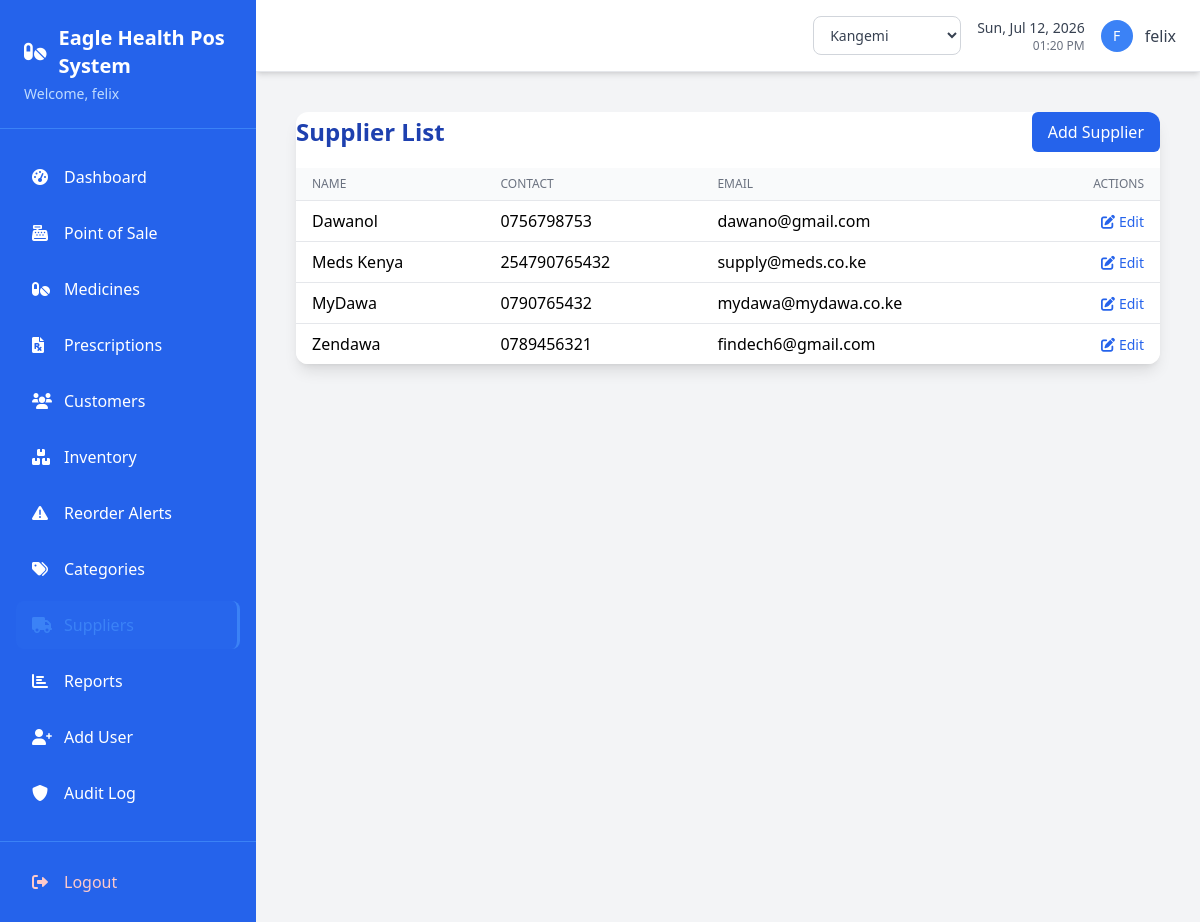
Page /suppliers/ (signed in) on the committed database.
### pos/models.py (models this page shows, shortened)
class Supplier(models.Model):
    name = models.CharField(max_length=100)
    contact_number = models.CharField(max_length=20)
    email = models.EmailField(max_length=100)
    address = models.TextField(blank=True)
    is_active = models.BooleanField(default=True)
    created_at = models.DateTimeField(auto_now_add=True)
    updated_at = models.DateTimeField(auto_now=True)

### pos/views.py (the view)
# urls.py: path('suppliers/', views.supplier_list, name='supplier_list'),
@login_required
def supplier_list(request):
    suppliers = Supplier.objects.filter(is_active=True).order_by('name')
    return render(request, 'pos/supplier_list.html', {'suppliers': suppliers})

### pos/context_processors.py (called while the page is built)
def branch_context(request):
    if not request.user.is_authenticated:
        return {}
    return {
        'branches': Branch.objects.filter(is_active=True) if getattr(request, 'is_branch_admin', False) else [],
        'active_branch': Branch.objects.filter(id=request.active_branch_id).first() if getattr(request, 'active_branch_id', None) else None,
    }

### pos/models.py (called while the page is built)
    def get_accessible_branches(self):
        if self.role == 'admin':
            return Branch.objects.filter(is_active=True)
        return Branch.objects.filter(id=self.branch_id, is_active=True) if self.branch_id else Branch.objects.none()

### templates/pos/supplier_list.html (shortened to what this page needs)
{% extends 'base.html' %}
{% block content %}
<div class="max-w-4xl mx-auto p-4">
    <div class="bg-white rounded-xl shadow-lg overflow-hidden">
        <div class="flex justify-between items-center mb-4">
            <h2 class="text-2xl font-semibold text-blue-800">Supplier List</h2>
            <a href="{% url 'supplier_add' %}" class="bg-blue-600 text-white px-4 py-2 rounded-md hover:bg-blue-700">Add Supplier</a>
        </div>
        <table class="min-w-full divide-y divide-gray-200">
            <thead class="bg-gray-50">
                <tr>
                    <th class="px-4 py-2 text-left text-xs font-medium text-gray-500 uppercase">Name</th>
                    <th class="px-4 py-2 text-left text-xs font-medium text-gray-500 uppercase">Contact</th>
                    <th class="px-4 py-2 text-left text-xs font-medium text-gray-500 uppercase">Email</th>
                    <th class="px-4 py-2 text-right text-xs font-medium text-gray-500 uppercase">Actions</th>
                </tr>
            </thead>
            <tbody class="bg-white divide-y divide-gray-200">
                {% for supplier in suppliers %}
                <tr>
                    <td class="px-4 py-2">{{ supplier.name }}</td>
                    <td class="px-4 py-2">{{ supplier.contact_number }}</td>
                    <td class="px-4 py-2">{{ supplier.email }}</td>
                    <td class="px-4 py-2 text-right">
                        <a href="{% url 'supplier_edit' supplier.id %}" class="text-blue-600 hover:text-blue-800 text-sm">
                            <i class="fas fa-edit mr-1"></i>Edit
                        </a>
                    </td>
                </tr>
                {% empty %}
                <tr>
                    <td colspan="4" class="px-4 py-2 text-center text-gray-400">No suppliers found.</td>
                </tr>
                {% endfor %}
            </tbody>
        </table>
    </div>
</div>
{% endblock %}

### templates/base.html (shortened to what this page needs)
{% load crispy_forms_tags %}
<!doctype html>
<html lang="en">
  <head>
    <script src="https://cdn.tailwindcss.com"></script>
    <link
      rel="stylesheet"
      href="https://cdnjs.cloudflare.com/ajax/libs/font-awesome/6.0.0/css/all.min.css"
    />
  </head>
  <body class="bg-gray-100 font-sans">
    <div class="flex h-screen">
      <div class="bg-blue-600 text-white w-64 flex-shrink-0 flex flex-col">
        <div class="p-6 border-b border-blue-500">
          <h1 class="text-xl font-bold flex items-center">
            <i class="fas fa-pills mr-3"></i>
            Eagle Health Pos System
          </h1>
          <p class="text-blue-200 text-sm mt-1">
            Welcome, {{ user.first_name|default:user.username }}
          </p>
        </div>
        <nav class="flex-1 px-4 py-6 space-y-2">
          <a
            href="{% url 'dashboard' %}"
            class="flex items-center px-4 py-3 rounded-lg hover:bg-blue-700 transition-colors duration-200 {% if request.resolver_match.url_name == 'dashboard' %}sidebar-active{% endif %}"
          >
            <i class="fas fa-tachometer-alt w-5 mr-3"></i>
            <span>Dashboard</span>
          </a>
          <a
            href="{% url 'pos_sale' %}"
            class="flex items-center px-4 py-3 rounded-lg hover:bg-blue-700 transition-colors duration-200 {% if request.resolver_match.url_name == 'pos_sale' %}sidebar-active{% endif %}"
          >
            <i class="fas fa-cash-register w-5 mr-3"></i>
            <span>Point of Sale</span>
          </a>
          <a
            href="{% url 'medicine_list' %}"
            class="flex items-center px-4 py-3 rounded-lg hover:bg-blue-700 transition-colors duration-200 {% if 'medicine' in request.resolver_match.url_name %}sidebar-active{% endif %}"
          >
            <i class="fas fa-pills w-5 mr-3"></i>
            <span>Medicines</span>
          </a>
          <a
            href="{% url 'prescription_list' %}"
            class="flex items-center px-4 py-3 rounded-lg hover:bg-blue-700 transition-colors duration-200 {% if 'prescription' in request.resolver_match.url_name %}sidebar-active{% endif %}"
          >
            <i class="fas fa-file-prescription w-5 mr-3"></i>
            <span>Prescriptions</span>
          </a>
          <a
            href="{% url 'customer_list' %}"
            class="flex items-center px-4 py-3 rounded-lg hover:bg-blue-700 transition-colors duration-200 {% if 'customer' in request.resolver_match.url_name %}sidebar-active{% endif %}"
          >
            <i class="fas fa-users w-5 mr-3"></i>
            <span>Customers</span>
          </a>
          <a
            href="{% url 'inventory_list' %}"
            class="flex items-center px-4 py-3 rounded-lg hover:bg-blue-700 transition-colors duration-200 {% if 'inventory' in request.resolver_match.url_name %}sidebar-active{% endif %}"
          >
            <i class="fas fa-boxes w-5 mr-3"></i>
            <span>Inventory</span>
          </a>
          <a
            href="{% url 'reorder_alerts' %}"
            class="flex items-center px-4 py-3 rounded-lg hover:bg-blue-700 transition-colors duration-200 {% if 'reorder' in request.resolver_match.url_name %}sidebar-active{% endif %}"
          >
            <i class="fas fa-triangle-exclamation w-5 mr-3"></i>
            <span>Reorder Alerts</span>
          </a>
          <a
            href="{% url 'category_list' %}"
            class="flex items-center px-4 py-3 rounded-lg hover:bg-blue-700 transition-colors duration-200 {% if 'categor' in request.resolver_match.url_name %}sidebar-active{% endif %}"
          >
            <i class="fas fa-tags w-5 mr-3"></i>
            <span>Categories</span>
          </a>
          <a
            href="{% url 'supplier_list' %}"
            class="flex items-center px-4 py-3 rounded-lg hover:bg-blue-700 transition-colors duration-200 {% if 'supplier' in request.resolver_match.url_name %}sidebar-active{% endif %}"
          >
            <i class="fas fa-truck w-5 mr-3"></i>
            <span>Suppliers</span>
          </a>
          <a
            href="{% url 'sales_report' %}"
            class="flex items-center px-4 py-3 rounded-lg hover:bg-blue-700 transition-colors duration-200 {% if 'report' in request.resolver_match.url_name %}sidebar-active{% endif %}"
          >
            <i class="fas fa-chart-bar w-5 mr-3"></i>
            <span>Reports</span>
          </a>
          <a
            href="{% url 'add_user' %}"
            class="flex items-center px-4 py-3 rounded-lg hover:bg-blue-700 transition-colors duration-200 {% if request.resolver_match.url_name == 'add_user' %}sidebar-active{% endif %}"
          >
            <i class="fas fa-user-plus w-5 mr-3"></i>
            <span>Add User</span>
          </a>
          {% if user.profile.role == 'admin' %}
          <a
            href="{% url 'audit_log_list' %}"
            class="flex items-center px-4 py-3 rounded-lg hover:bg-blue-700 transition-colors duration-200 {% if request.resolver_match.url_name == 'audit_log_list' %}sidebar-active{% endif %}"
          >
            <i class="fas fa-shield-alt w-5 mr-3"></i>
            <span>Audit Log</span>
          </a>
          {% endif %}
        </nav>
        <div class="p-4 border-t border-blue-500">
          <a
            href="{% url 'login' %}"
            class="flex items-center px-4 py-3 rounded-lg hover:bg-red-600 transition-colors duration-200 text-red-200 hover:text-white"
          >
            <i class="fas fa-sign-out-alt w-5 mr-3"></i>
            <span>Logout</span>
          </a>
        </div>
      </div>
      <div class="flex-1 flex flex-col overflow-hidden">
<header class="bg-white shadow-md border-b border-gray-200 px-6 py-4">
  <div class="flex justify-between items-center">
    <div class="flex items-center space-x-4">
      {% if user.profile.role == 'admin' %}
      <div class="relative">
        <select
          onchange="window.location.href=this.value"
          class="border border-gray-300 rounded-lg px-3 py-2 text-sm font-medium text-gray-700 bg-white hover:border-blue-400 focus:outline-none focus:ring-2 focus:ring-blue-400"
        >
          {% for b in branches %}
            <option value="{% url 'switch_branch' b.id %}" {% if active_branch.id == b.id %}selected{% endif %}>
              {{ b.name }}
            </option>
          {% endfor %}
        </select>
      </div>
      {% elif active_branch %}
      <div class="flex items-center px-3 py-2 bg-blue-50 border border-blue-200 rounded-lg">
        <i class="fas fa-store text-blue-500 mr-2 text-sm"></i>
        <span class="text-sm font-medium text-blue-700">{{ active_branch.name }}</span>
      </div>
      {% endif %}
      <div class="text-right">
        <p
          class="text-sm font-medium text-gray-700"
          id="current-date"
        ></p>
        <p class="text-xs text-gray-500" id="current-time"></p>
      </div>
      <div class="flex items-center space-x-3">
        <div
          class="w-8 h-8 bg-blue-500 rounded-full flex items-center justify-center"
        >
          <span class="text-white font-medium text-sm">
            {{ user.first_name.0|default:user.username.0|upper }}
          </span>
        </div>
        <span class="text-gray-700 font-medium"
          >{{ user.first_name|default:user.username }}</span
        >
      </div>
    </div>
  </div>
</header>
        <main class="flex-1 overflow-auto p-6">
           {% block content %}{% endblock %}
        </main>
      </div>
    </div>
  </body>
</html>

### templates/base.html (style rules this page uses)
.sidebar-active { background-color: rgba(59, 130, 246, 0.1); border-right: 3px solid #3b82f6; }
.sidebar-active i, .sidebar-active span { color: #3b82f6; }

### rows in the picture
Supplier: name "Dawanol", contact_number "0756798753", email "dawano@gmail.com"
Supplier: name "Meds Kenya", contact_number "254790765432", email "supply@meds.co.ke"
Supplier: name "MyDawa", contact_number "0790765432", email "mydawa@mydawa.co.ke"
Supplier: name "Zendawa", contact_number "0789456321", email "findech6@gmail.com"

### other values in the picture
{{ user.first_name|default:user.username }} "felix"
{{ user.first_name.0|default:user.username.0|upper }} "F"
form field value "Kangemi"
